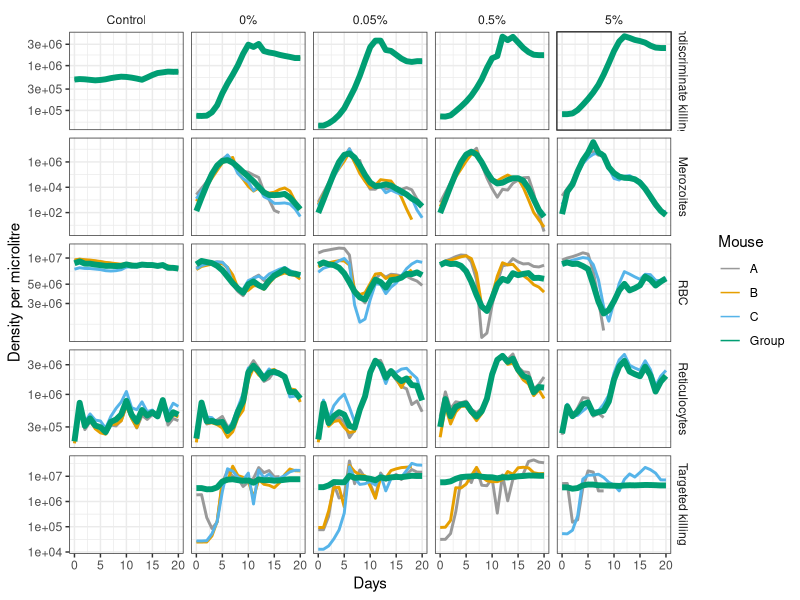
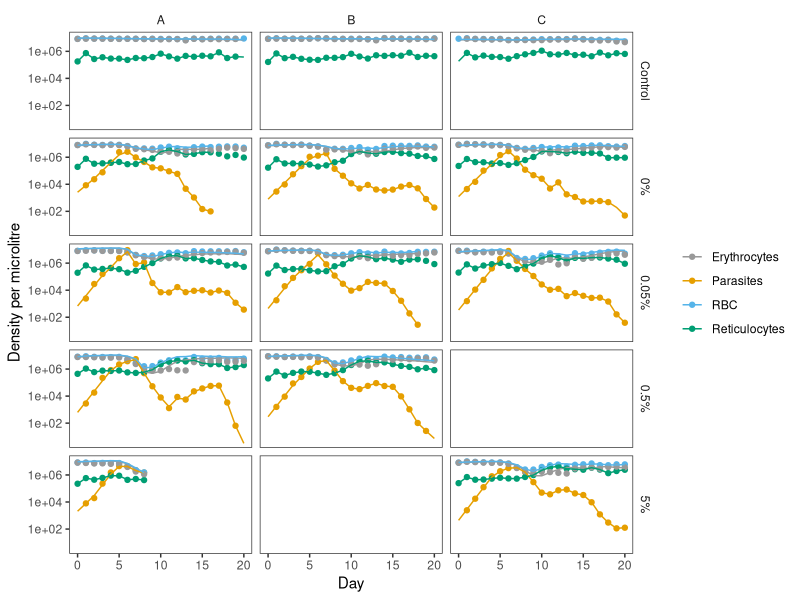
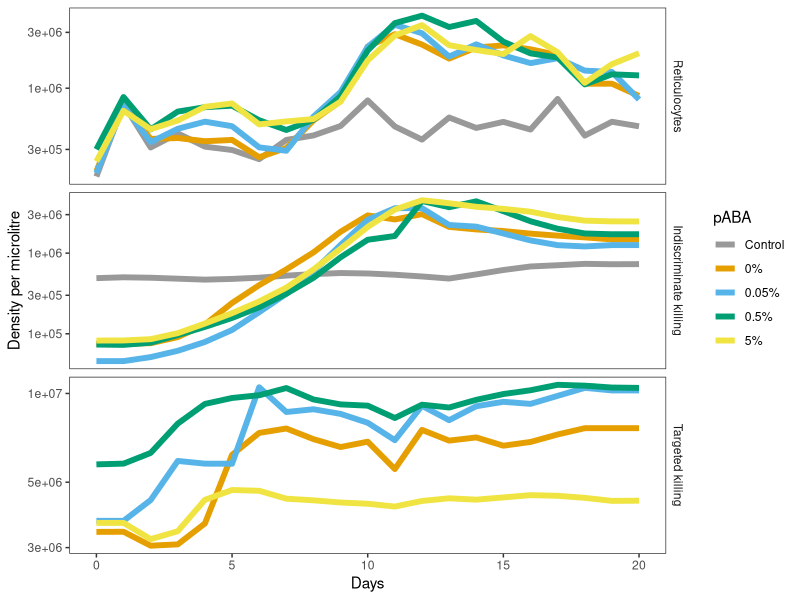
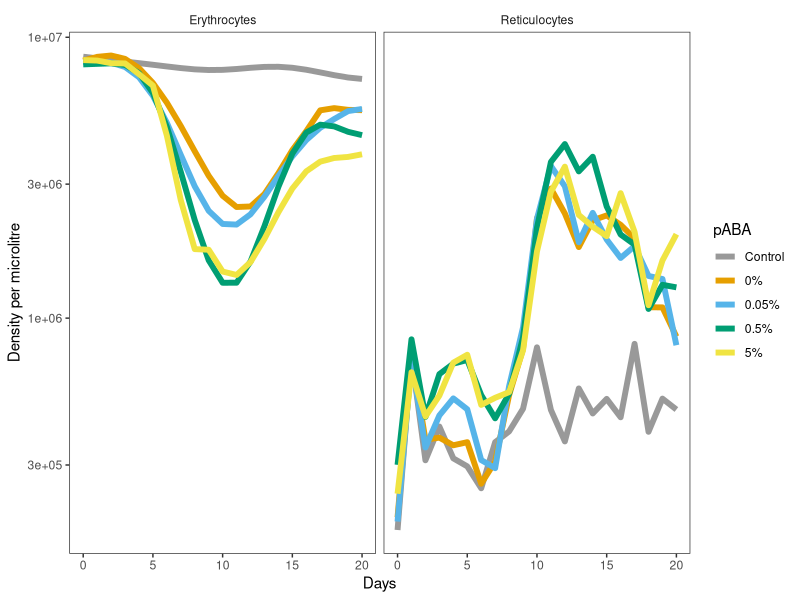
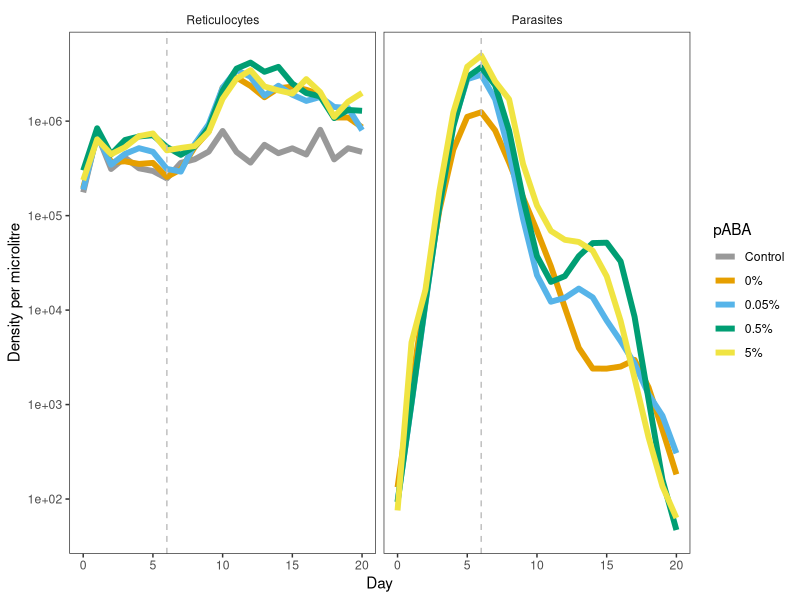
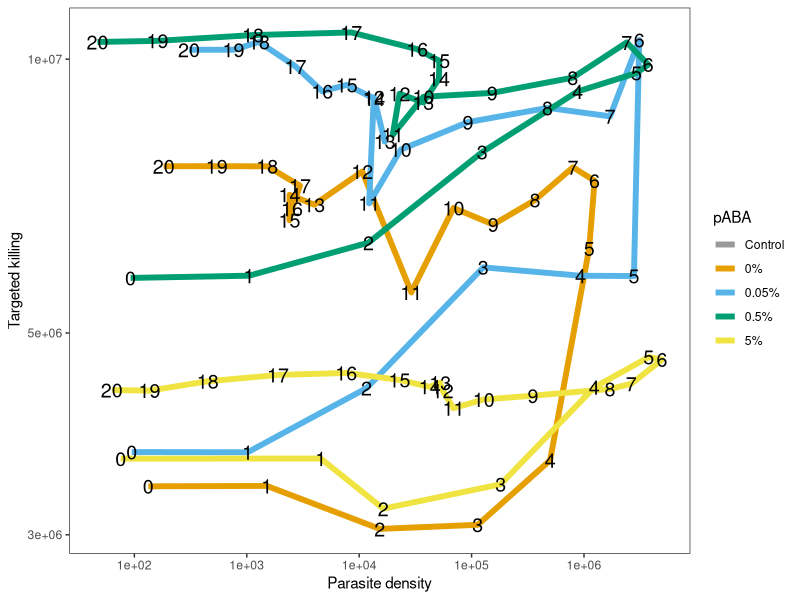
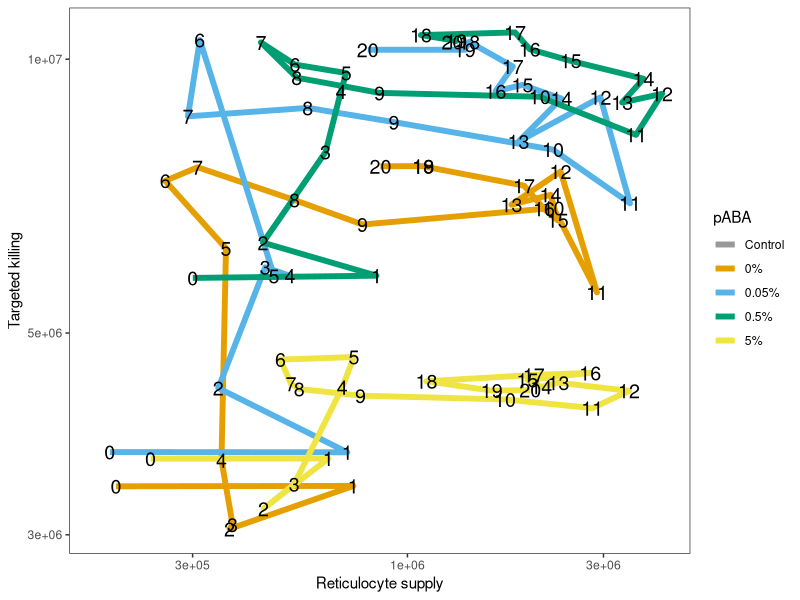
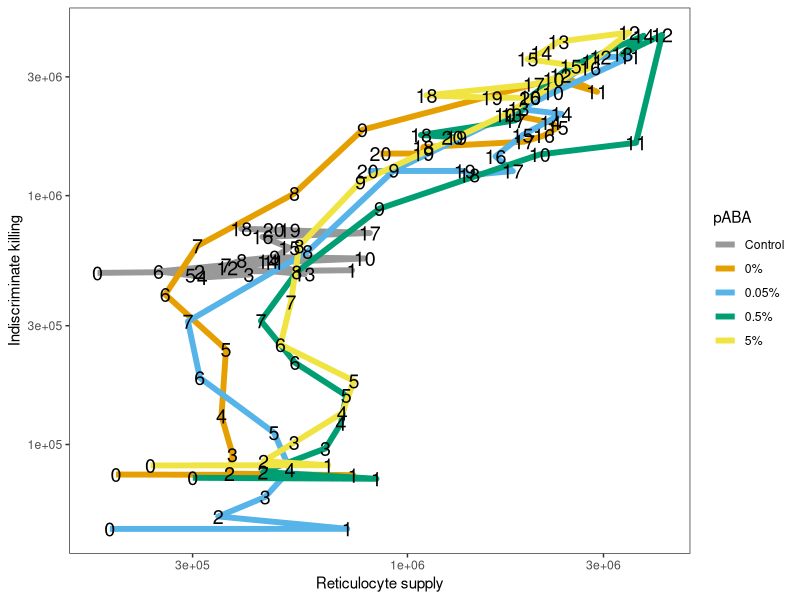

Recreate these plots in R, in order.
## ---- chunk 1
knitr::opts_chunk$set(echo = TRUE)
## ---- chunk 2
library(tidyverse)
library(scales)
## ---- chunk 3
setwd("~/Documents/GitHub/bdd/nw11_hier/final_files/")
## ---- chunk 4
cbPalette <- c("#999999", "#E69F00", "#56B4E9", "#009E73", "#F0E442", "#0072B2", "#D55E00", "#CC79A7")
## ---- chunk 5
##Read in data
read_csv(
  "data.csv",
  col_types="iiinnnn"
) |>
  mutate(
    mouseid=sprintf("%02d-%02d",box,mouse),
    box=sprintf("%02d",box),
    mouse=sprintf("%02d",mouse),
    paba=as.factor(box),
    rbc_density=rbc_density/1000,
    pABA=case_match(
      paba,
    "01"~"5%",
    "02"~"0.5%",
    "03"~"0.05%",
    "04"~"0%",
    "05"~"Control"
    )
  ) |>
  select(
    day,
    mouseid,
    pABA,
    box,
    mouse,
    Pd=ama_density,
    RBC=rbc_density,
    Ter119=ter119_density,
    CD71=cd71_density
  ) |>
  arrange(mouseid,day) |>
  mutate(
    pABA=as.character(pABA),
    Ter119=if_else(Ter119==0,NA_real_,Ter119),
    CD71=if_else(CD71==0,NA_real_,CD71),
    Eryth=(1-CD71/Ter119)*RBC,
    Retic=CD71/Ter119*RBC,
    Mouse=case_when(
      mouse=="01"~"A",
      mouse=="02"~"B",
      mouse=="03"~"C",
      TRUE~NA_character_
    )
  ) -> data_full
data_full$pABA <- factor(data_full$pABA,levels=c("Control","0%","0.05%","0.5%","5%"))
data_full$Pd[data_full$box=="05"] <- NA
## ---- chunk 6
coef_df <- read_csv("parameter_results_FullModel.csv",show_col_types = FALSE)
po_df <- read_csv("trajectory_results_FullModel.csv",show_col_types = FALSE) |>
  mutate(
  pABA=case_match(
    box,
    "01"~"5%",
    "02"~"0.5%",
    "03"~"0.05%",
    "04"~"0%",
    "05"~"Control"
  ),
  name=case_match(
    name,
    "logE"~"Erythrocytes",
    "logR"~"Reticulocytes",
    "logM"~"Merozoites",
    "logN"~"Indiscriminate killing",
    "logW"~"Targeted killing",
    "logK"~"Parasites"
  )) |>
  select(name,Mouse=mouse,value,time,box,pABA)
po_df$Mouse[po_df$Mouse=="GROUP"] = "Group"
po_df$pABA <- factor(po_df$pABA,levels=c("Control","0%","0.05%","0.5%","5%"))
po_df$name <- factor(po_df$name, levels=c("Parasites","Merozoites","Erythrocytes","Reticulocytes","Indiscriminate killing","Targeted killing"))
## ---- chunk 7
coef_df |> select(-box) |> unique()
## ---- chunk 8
po_df |> pivot_wider(names_from=name,values_from=value) |>
  mutate(RBC=Erythrocytes+Reticulocytes) |>
  select(Mouse,time,box,pABA,Reticulocytes,Merozoites,`Indiscriminate killing`,
         `Targeted killing`,RBC) |>
  pivot_longer(-c(Mouse,time,box,pABA)) -> po_tmp

po_tmp|>
  ggplot(aes(x=time,y=value,color=Mouse,linewidth=Mouse=="Group"))+
  geom_line()+
  scale_linewidth_manual(guide="none",values=c(`TRUE`=2,`FALSE`=1))+
  scale_colour_manual(values=cbPalette)+
  scale_y_log10()+
  xlab("Days")+ylab("Density per microlitre")+
  facet_grid(name~pABA,scales="free_y")+
  theme_bw()+
  theme(
    strip.background = element_blank()
  )
## ---- chunk 9
po_df |>
  filter(Mouse!="Group",name%in%c("Erythrocytes","Reticulocytes","Merozoites")) |>
  pivot_wider(names_from=name,values_from=value) |>
  mutate(Parasites=(Reticulocytes+Erythrocytes)*(1-exp(-Merozoites/(Reticulocytes+Erythrocytes))),
         RBC=Reticulocytes+Erythrocytes) |>
  select(time,Mouse,box,pABA,RBC,Reticulocytes,Parasites,Erythrocytes) |>
  unite("ID",c(time,box,Mouse),sep="_",remove=F) -> fits

data_full |>
  select(time=day,pABA,box,Mouse,Parasites=Pd,RBC,Reticulocytes=Retic,Erythrocytes=Eryth) |>
  unite("ID",c(time,box,Mouse),sep="_",remove=F) -> data

data <- slice(data,which(data$ID%in%fits$ID))

fits |> pivot_longer(-c(ID,time,Mouse,box,pABA)) -> fits
data |> pivot_longer(-c(ID,time,Mouse,box,pABA)) -> data
  
ggplot()+
  geom_point(data=data,aes(x=time,y=value,col=name))+
  geom_line(data=fits,aes(x=time,y=value,col=name))+
  facet_grid(pABA~Mouse)+
  scale_colour_manual(values=cbPalette)+
  scale_y_log10()+
  xlab("Day")+ylab("Density per microlitre")+
  theme_bw()+
  theme(strip.background=element_blank(),
        legend.title=element_blank(),
        panel.grid = element_blank()
        )
## ---- chunk 10
po_df |>
  filter(Mouse=="Group") |>
  pivot_wider(names_from=name,values_from=value) |>
  mutate(Parasites=(Reticulocytes+Erythrocytes)*(1-exp(-Merozoites/(Reticulocytes+Erythrocytes))),
         RBC=Reticulocytes+Erythrocytes) |>
  select(time,Mouse,box,pABA,RBC,Erythrocytes,Reticulocytes,Parasites,`Indiscriminate killing`,`Targeted killing`) |>
  pivot_longer(-c(time,Mouse,box,pABA)) -> group_fits

group_fits$name <- factor(group_fits$name,levels=c("RBC","Erythrocytes","Reticulocytes","Indiscriminate killing","Targeted killing","Parasites"))

group_fits |>
  filter(name%in%c("Reticulocytes","Indiscriminate killing","Targeted killing")) |>
  ggplot(aes(x=time,y=value,color=pABA))+
  geom_line(linewidth=2)+
  scale_y_log10()+
  scale_colour_manual(values=cbPalette)+
  xlab("Days")+ylab("Density per microlitre")+
  facet_grid(name~.,scales="free_y")+
  theme_bw()+
  theme(strip.background=element_blank(),
        panel.grid = element_blank()
        )

group_fits |>
  filter(name%in%c("Reticulocytes","Erythrocytes")) |>
  ggplot(aes(x=time,y=value,color=pABA))+
  geom_line(linewidth=2)+
  scale_y_log10()+
  scale_colour_manual(values=cbPalette)+
  xlab("Days")+ylab("Density per microlitre")+
  facet_grid(.~name,scales="free_y")+
  theme_bw()+
  theme(strip.background=element_blank(),
        panel.grid = element_blank()
        )

group_fits |> filter(pABA%in%c("0%"),name%in%c("Parasites")) -> tmp
peak.day <- tmp$time[which(tmp$value==max(tmp$value))]

group_fits |>
  filter(name%in%c("Reticulocytes","Parasites")) |>
  ggplot(aes(x=time,y=value,color=pABA))+
  geom_line(linewidth=2)+
  geom_vline(xintercept=peak.day,linetype="dashed",col="grey")+
  scale_y_log10()+
  scale_colour_manual(values=cbPalette)+
  xlab("Day")+ylab("Density per microlitre")+
  facet_grid(.~name,scales="free_y")+
  theme_bw()+
  theme(strip.background=element_blank(),
        panel.grid = element_blank()
        )
## ---- chunk 11
po_df |>
  filter(Mouse=="Group") |>
  pivot_wider(names_from=name,values_from=value) |>
  mutate(Parasites=(Reticulocytes+Erythrocytes)*(1-exp(-Merozoites/(Reticulocytes+Erythrocytes))),
         RBC=Reticulocytes+Erythrocytes) |>
  select(time,Mouse,box,pABA,RBC,Erythrocytes,Reticulocytes,Parasites,`Indiscriminate killing`,`Targeted killing`) -> swirls

swirls |>
  ggplot(aes(x=Parasites,y=`Targeted killing`,color=pABA))+
  geom_path(linewidth=2)+
  geom_text(aes(label=time),col="black",size=5)+
  scale_x_log10()+scale_y_log10()+
  scale_colour_manual(values=cbPalette)+
  xlab("Parasite density")+ylab("Targeted killing")+
  theme_bw()+
  theme(
        panel.grid = element_blank()
        )

swirls |>
  ggplot(aes(x=Reticulocytes,y=`Targeted killing`,color=pABA))+
  geom_path(linewidth=2)+
  geom_text(aes(label=time),col="black",size=5)+
  scale_x_log10()+scale_y_log10()+
  scale_colour_manual(values=cbPalette)+
  xlab("Reticulocyte supply")+ylab("Targeted killing")+
  theme_bw()+
  theme(
        panel.grid = element_blank()
        )

swirls |>
  ggplot(aes(x=Reticulocytes,y=`Indiscriminate killing`,color=pABA))+
  geom_path(linewidth=2)+
  geom_text(aes(label=time),col="black",size=5)+
  scale_x_log10()+scale_y_log10()+
  scale_colour_manual(values=cbPalette)+
  xlab("Reticulocyte supply")+ylab("Indiscriminate killing")+
  theme_bw()+
  theme(
        panel.grid = element_blank()
        )

swirls |>
  ggplot(aes(x=`Targeted killing`,y=`Indiscriminate killing`,color=pABA))+
  geom_path(linewidth=2)+
  geom_text(aes(label=time),col="black",size=5)+
  scale_x_log10()+scale_y_log10()+
  scale_colour_manual(values=cbPalette)+
  xlab("Targeted killing")+ylab("Indiscriminate killing")+
  theme_bw()+
  theme(
        panel.grid = element_blank()
        )
## ---- chunk 12
ggplot()+
  geom_path(data=swirls,aes(x=Erythrocytes,y=Reticulocytes,color=pABA),linewidth=2)+
  geom_text(data=swirls,aes(x=Erythrocytes,y=Reticulocytes,label=time),col="black",size=5)+
  xlab("Erythrocytes")+ylab("Reticulocytes")+
  theme_bw()+
  scale_x_log10()+scale_y_log10()+
  scale_colour_manual(values=cbPalette)+
  facet_wrap(pABA~.)+
  theme(
        panel.grid = element_blank(),
        legend.position = "none",
        strip.background = element_blank()
        )

ggplot()+
  geom_path(data=swirls,aes(x=Erythrocytes,y=Reticulocytes,color=pABA),linewidth=2)+
  geom_text(data=swirls,aes(x=Erythrocytes,y=Reticulocytes,label=time),col="black",size=5)+
  xlab("Erythrocytes")+ylab("Reticulocytes")+
  theme_bw()+
  scale_colour_manual(values=cbPalette)+
  facet_wrap(pABA~.)+
  theme(
        panel.grid = element_blank(),
        legend.position = "none",
        strip.background = element_blank()
        )
